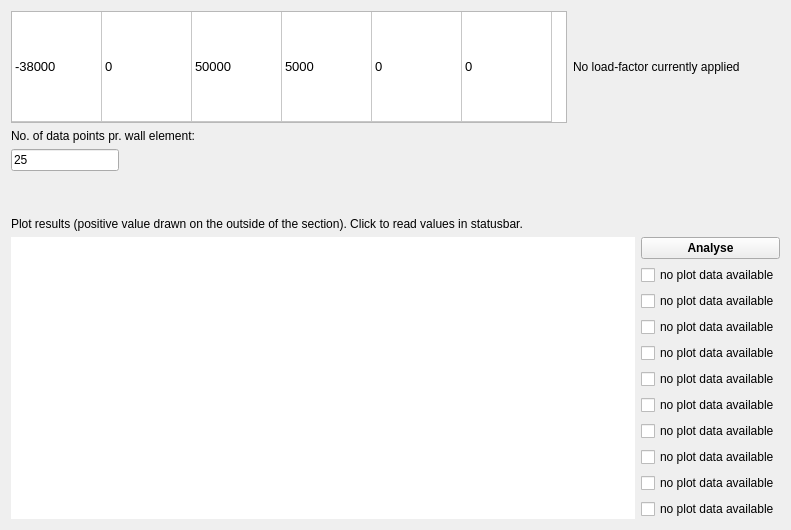
        <widget class="QWidget" name="tab_loading">
         <attribute name="title">
          <string>Loading &amp;&amp; Results</string>
         </attribute>
         <layout class="QVBoxLayout" name="verticalLayout_7">
          <item>
           <layout class="QVBoxLayout" name="verticalLayout_6">
            <item>
             <layout class="QHBoxLayout" name="horizontalLayout_2">
              <item>
               <widget class="QTableWidget" name="SectionForces_tableWidget">
                <property name="sizePolicy">
                 <sizepolicy hsizetype="Fixed" vsizetype="Fixed">
                  <horstretch>0</horstretch>
                  <verstretch>0</verstretch>
                 </sizepolicy>
                </property>
                <property name="font">
                 <font>
                  <pointsize>10</pointsize>
                 </font>
                </property>
                <property name="sizeAdjustPolicy">
                 <enum>QAbstractScrollArea::AdjustToContents</enum>
                </property>
                <property name="textElideMode">
                 <enum>Qt::ElideMiddle</enum>
                </property>
                <attribute name="horizontalHeaderVisible">
                 <bool>false</bool>
                </attribute>
                <attribute name="horizontalHeaderCascadingSectionResizes">
                 <bool>true</bool>
                </attribute>
                <attribute name="horizontalHeaderDefaultSectionSize">
                 <number>90</number>
                </attribute>
                <attribute name="horizontalHeaderMinimumSectionSize">
                 <number>39</number>
                </attribute>
                <attribute name="horizontalHeaderShowSortIndicator" stdset="0">
                 <bool>false</bool>
                </attribute>
                <attribute name="horizontalHeaderStretchLastSection">
                 <bool>false</bool>
                </attribute>
                <attribute name="verticalHeaderVisible">
                 <bool>false</bool>
                </attribute>
                <attribute name="verticalHeaderCascadingSectionResizes">
                 <bool>true</bool>
                </attribute>
                <attribute name="verticalHeaderDefaultSectionSize">
                 <number>30</number>
                </attribute>
                <attribute name="verticalHeaderShowSortIndicator" stdset="0">
                 <bool>true</bool>
                </attribute>
                <attribute name="verticalHeaderStretchLastSection">
                 <bool>true</bool>
                </attribute>
                <row>
                 <property name="text">
                  <string>LC</string>
                 </property>
                </row>
                <column>
                 <property name="text">
                  <string>N [kN]</string>
                 </property>
                </column>
                <column>
                 <property name="text">
                  <string>Mx [kNm]</string>
                 </property>
                </column>
                <column>
                 <property name="text">
                  <string>My [kNm]</string>
                 </property>
                </column>
                <column>
                 <property name="text">
                  <string>Vx [kN]</string>
                 </property>
                </column>
                <column>
                 <property name="text">
                  <string>Vy [kN]</string>
                 </property>
                </column>
                <column>
                 <property name="text">
                  <string>T [kNm]</string>
                 </property>
                </column>
                <item row="0" column="0">
                 <property name="text">
                  <string>-38000</string>
                 </property>
                </item>
                <item row="0" column="1">
                 <property name="text">
                  <string>0</string>
                 </property>
                </item>
                <item row="0" column="2">
                 <property name="text">
                  <string>50000</string>
                 </property>
                </item>
                <item row="0" column="3">
                 <property name="text">
                  <string>5000</string>
                 </property>
                </item>
                <item row="0" column="4">
                 <property name="text">
                  <string>0</string>
                 </property>
                </item>
                <item row="0" column="5">
                 <property name="text">
                  <string>0</string>
                 </property>
                </item>
               </widget>
              </item>
              <item>
               <widget class="QLabel" name="load_fac_label">
                <property name="font">
                 <font>
                  <pointsize>9</pointsize>
                 </font>
                </property>
                <property name="text">
                 <string>No load-factor currently applied</string>
                </property>
               </widget>
              </item>
              <item>
               <spacer name="horizontalSpacer_4">
                <property name="orientation">
                 <enum>Qt::Horizontal</enum>
                </property>
                <property name="sizeHint" stdset="0">
                 <size>
                  <width>40</width>
                  <height>20</height>
                 </size>
                </property>
               </spacer>
              </item>
             </layout>
            </item>
            <item>
             <widget class="QLabel" name="label_5">
              <property name="font">
               <font>
                <pointsize>9</pointsize>
               </font>
              </property>
              <property name="text">
               <string>No. of data points pr. wall element:</string>
              </property>
             </widget>
            </item>
            <item>
             <widget class="QLineEdit" name="lineEdit_wallNodeN">
              <property name="sizePolicy">
               <sizepolicy hsizetype="Fixed" vsizetype="Fixed">
                <horstretch>0</horstretch>
                <verstretch>0</verstretch>
               </sizepolicy>
              </property>
              <property name="font">
               <font>
                <pointsize>9</pointsize>
               </font>
              </property>
              <property name="text">
               <string>25</string>
              </property>
             </widget>
            </item>
            <item>
             <spacer name="verticalSpacer_2">
              <property name="orientation">
               <enum>Qt::Vertical</enum>
              </property>
              <property name="sizeType">
               <enum>QSizePolicy::Minimum</enum>
              </property>
              <property name="sizeHint" stdset="0">
               <size>
                <width>20</width>
                <height>40</height>
               </size>
              </property>
             </spacer>
            </item>
            <item>
             <widget class="QLabel" name="label_16">
              <property name="font">
               <font>
                <pointsize>9</pointsize>
               </font>
              </property>
              <property name="text">
               <string>Plot results (positive value drawn on the outside of the section). Click to read values in statusbar.</string>
              </property>
             </widget>
            </item>
            <item>
             <layout class="QHBoxLayout" name="horizontalLayout_4">
              <item>
               <widget class="QGraphicsView" name="graphicsViewResults">
                <property name="frameShape">
                 <enum>QFrame::NoFrame</enum>
                </property>
               </widget>
              </item>
              <item>
               <layout class="QVBoxLayout" name="verticalLayout_3">
                <item>
                 <widget class="QPushButton" name="pushButton_analyse">
                  <property name="font">
                   <font>
                    <pointsize>9</pointsize>
                    <weight>75</weight>
                    <bold>true</bold>
                   </font>
                  </property>
                  <property name="text">
                   <string>Analyse</string>
                  </property>
                 </widget>
                </item>
                <item>
                 <widget class="QCheckBox" name="checkBox_plot1">
                  <property name="text">
                   <string>no plot data available</string>
                  </property>
                  <property name="checked">
                   <bool>false</bool>
                  </property>
                 </widget>
                </item>
                <item>
                 <widget class="QCheckBox" name="checkBox_plot2">
                  <property name="text">
                   <string>no plot data available</string>
                  </property>
                  <property name="checked">
                   <bool>false</bool>
                  </property>
                 </widget>
                </item>
                <item>
                 <widget class="QCheckBox" name="checkBox_plot3">
                  <property name="text">
                   <string>no plot data available</string>
                  </property>
                  <property name="checked">
                   <bool>false</bool>
                  </property>
                 </widget>
                </item>
                <item>
                 <widget class="QCheckBox" name="checkBox_plot4">
                  <property name="text">
                   <string>no plot data available</string>
                  </property>
                  <property name="checked">
                   <bool>false</bool>
                  </property>
                 </widget>
                </item>
                <item>
                 <widget class="QCheckBox" name="checkBox_plot5">
                  <property name="text">
                   <string>no plot data available</string>
                  </property>
                  <property name="checked">
                   <bool>false</bool>
                  </property>
                 </widget>
                </item>
                <item>
                 <widget class="QCheckBox" name="checkBox_plot6">
                  <property name="text">
                   <string>no plot data available</string>
                  </property>
                 </widget>
                </item>
                <item>
                 <widget class="QCheckBox" name="checkBox_plot7">
                  <property name="text">
                   <string>no plot data available</string>
                  </property>
                 </widget>
                </item>
                <item>
                 <widget class="QCheckBox" name="checkBox_plot8">
                  <property name="text">
                   <string>no plot data available</string>
                  </property>
                 </widget>
                </item>
                <item>
                 <widget class="QCheckBox" name="checkBox_plot9">
                  <property name="text">
                   <string>no plot data available</string>
                  </property>
                 </widget>
                </item>
                <item>
                 <widget class="QCheckBox" name="checkBox_plot10">
                  <property name="text">
                   <string>no plot data available</string>
                  </property>
                 </widget>
                </item>
               </layout>
              </item>
             </layout>
            </item>
           </layout>
          </item>
         </layout>
        </widget>
